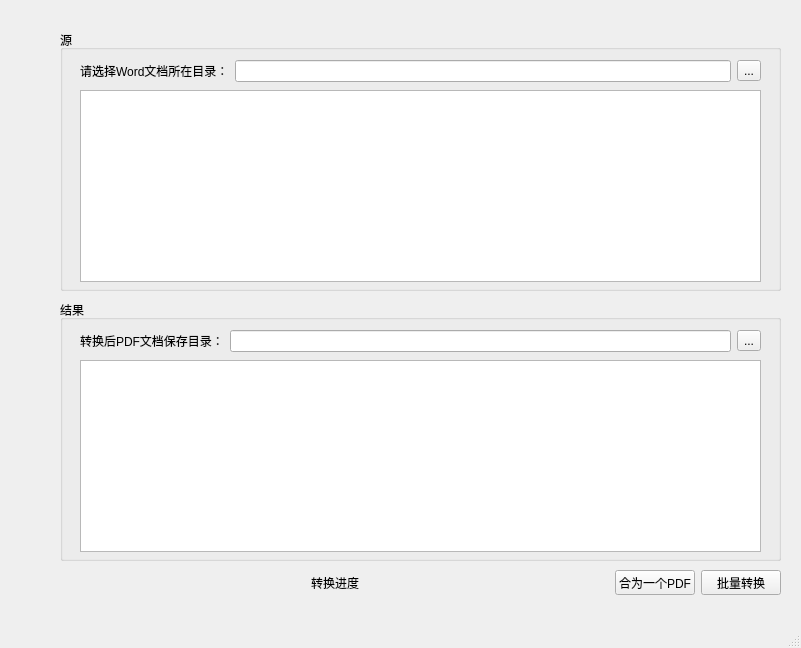
<?xml version="1.0" encoding="UTF-8"?>
<ui version="4.0">
 <class>MainWindow</class>
 <widget class="QMainWindow" name="MainWindow">
  <property name="geometry">
   <rect>
    <x>0</x>
    <y>0</y>
    <width>801</width>
    <height>648</height>
   </rect>
  </property>
  <property name="windowTitle">
   <string>MainWindow</string>
  </property>
  <widget class="QWidget" name="centralwidget">
   <widget class="QGroupBox" name="groupBox">
    <property name="geometry">
     <rect>
      <x>60</x>
      <y>30</y>
      <width>721</width>
      <height>261</height>
     </rect>
    </property>
    <property name="title">
     <string>源</string>
    </property>
    <widget class="QListWidget" name="listword">
     <property name="geometry">
      <rect>
       <x>20</x>
       <y>60</y>
       <width>681</width>
       <height>192</height>
      </rect>
     </property>
    </widget>
    <widget class="QWidget" name="">
     <property name="geometry">
      <rect>
       <x>20</x>
       <y>30</y>
       <width>681</width>
       <height>22</height>
      </rect>
     </property>
     <layout class="QHBoxLayout" name="horizontalLayout">
      <item>
       <widget class="QLabel" name="label">
        <property name="text">
         <string>请选择Word文档所在目录：</string>
        </property>
       </widget>
      </item>
      <item>
       <widget class="QLineEdit" name="sourcepath"/>
      </item>
      <item>
       <widget class="QToolButton" name="sourcebrowseButton">
        <property name="text">
         <string>...</string>
        </property>
       </widget>
      </item>
     </layout>
    </widget>
   </widget>
   <widget class="QGroupBox" name="groupBox_2">
    <property name="geometry">
     <rect>
      <x>60</x>
      <y>300</y>
      <width>721</width>
      <height>261</height>
     </rect>
    </property>
    <property name="title">
     <string>结果</string>
    </property>
    <widget class="QListWidget" name="listpdf">
     <property name="geometry">
      <rect>
       <x>20</x>
       <y>60</y>
       <width>681</width>
       <height>192</height>
      </rect>
     </property>
    </widget>
    <widget class="QWidget" name="layoutWidget">
     <property name="geometry">
      <rect>
       <x>20</x>
       <y>30</y>
       <width>681</width>
       <height>22</height>
      </rect>
     </property>
     <layout class="QHBoxLayout" name="horizontalLayout_2">
      <item>
       <widget class="QLabel" name="label_2">
        <property name="text">
         <string>转换后PDF文档保存目录：</string>
        </property>
       </widget>
      </item>
      <item>
       <widget class="QLineEdit" name="targetpath"/>
      </item>
      <item>
       <widget class="QToolButton" name="targetbrowseButton">
        <property name="text">
         <string>...</string>
        </property>
       </widget>
      </item>
     </layout>
    </widget>
   </widget>
   <widget class="QWidget" name="">
    <property name="geometry">
     <rect>
      <x>60</x>
      <y>570</y>
      <width>721</width>
      <height>25</height>
     </rect>
    </property>
    <layout class="QHBoxLayout" name="horizontalLayout_3">
     <item>
      <spacer name="horizontalSpacer">
       <property name="orientation">
        <enum>Qt::Horizontal</enum>
       </property>
       <property name="sizeHint" stdset="0">
        <size>
         <width>40</width>
         <height>20</height>
        </size>
       </property>
      </spacer>
     </item>
     <item>
      <widget class="QLabel" name="showLoding">
       <property name="text">
        <string>转换进度</string>
       </property>
      </widget>
     </item>
     <item>
      <spacer name="horizontalSpacer_2">
       <property name="orientation">
        <enum>Qt::Horizontal</enum>
       </property>
       <property name="sizeHint" stdset="0">
        <size>
         <width>40</width>
         <height>20</height>
        </size>
       </property>
      </spacer>
     </item>
     <item>
      <widget class="QPushButton" name="singleExecute">
       <property name="text">
        <string>合为一个PDF</string>
       </property>
      </widget>
     </item>
     <item>
      <widget class="QPushButton" name="pushButton_2">
       <property name="text">
        <string>批量转换</string>
       </property>
      </widget>
     </item>
    </layout>
   </widget>
  </widget>
  <widget class="QMenuBar" name="menubar">
   <property name="geometry">
    <rect>
     <x>0</x>
     <y>0</y>
     <width>801</width>
     <height>23</height>
    </rect>
   </property>
  </widget>
  <widget class="QStatusBar" name="statusbar"/>
 </widget>
 <resources/>
 <connections/>
</ui>
